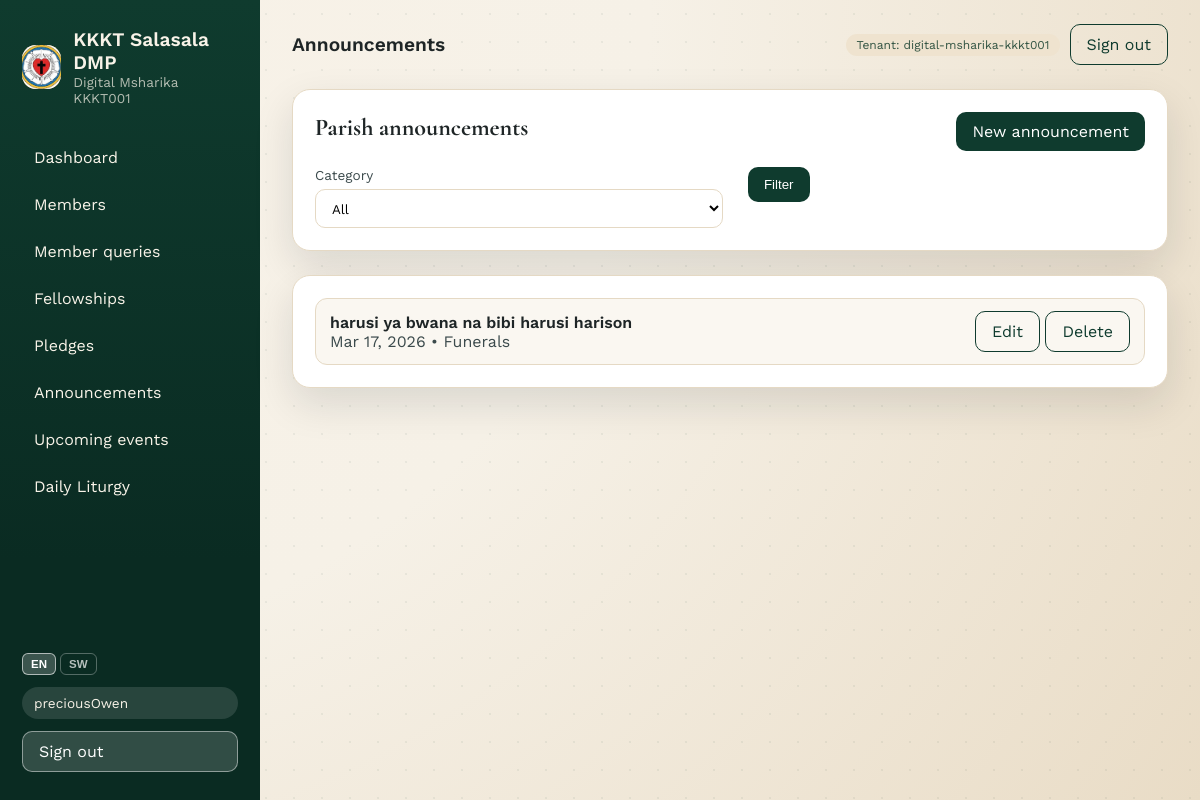
/content/announcements/ (signed in), run on the app's committed database.
### tenants/models.py (models this page shows, shortened)
class Tenant(models.Model):
	name = models.CharField(max_length=200)
	slug = models.SlugField(unique=True)
	is_active = models.BooleanField(default=True)
	created_at = models.DateTimeField(auto_now_add=True)
	class Meta:
		ordering = ["name"]

### content_app/models.py (models this page shows, shortened)
class Announcement(TenantAwareModel):
	CATEGORY_CHOICES = [
		("wedding", "Wedding Bans"),
		("funeral", "Funerals"),
		("general", "General"),
	]
	title = models.CharField(max_length=200)
	content = models.TextField()
	category = models.CharField(max_length=20, choices=CATEGORY_CHOICES)
	published_at = models.DateTimeField(auto_now_add=True)
	is_active = models.BooleanField(default=True)
	class Meta:
		ordering = ["-published_at"]

### content_app/views.py (the view)
# urls.py: path("announcements/", views.AnnouncementListView.as_view(), name="announcements"),
class AnnouncementListView(TenantMixin, ListView):
    model = Announcement
    template_name = "content_app/announcements.html"
    context_object_name = "announcements"
    def get_queryset(self):
        qs = super().get_queryset()
        category = self.request.GET.get("category", "")
        if category:
            qs = qs.filter(category=category)
        return qs
    def get_context_data(self, **kwargs):
        ctx = super().get_context_data(**kwargs)
        ctx["selected_category"] = self.request.GET.get("category", "")
        ctx["categories"] = Announcement.CATEGORY_CHOICES
        return ctx

### content_app/views.py (called while the page is built)
    def get_tenant(self):
        return getattr(self.request, "tenant", None)

    def get_queryset(self):
        qs = super().get_queryset()
        tenant = self.get_tenant()
        if tenant is None:
            return qs.none()
        return qs.filter(tenant=tenant)

### tenants/context_processors.py (called while the page is built)
def pending_applications(request):
    user = getattr(request, "user", None)
    tenant = getattr(request, "tenant", None)
    if not user or not user.is_authenticated or tenant is None:
        return {"pending_applications_count": 0}
    if not (user.is_superuser or user.id == 1):
        return {"pending_applications_count": 0}
    count = MemberApplication.objects.filter(
        tenant=tenant,
        status=MemberApplication.STATUS_PENDING,
    ).count()
    return {"pending_applications_count": count}

### templates/content_app/announcements.html (shortened to what this page needs)
{% extends 'base.html' %}
{% load i18n %}
{% block header %}{% trans "Announcements" %}{% endblock %}
{% block content %}
<section class="card">
    <div class="card-head">
        <h2>{% trans "Parish announcements" %}</h2>
        {% if user.is_superuser or user.id == 1 %}
            <a class="btn" href="{% url 'content:announcement-add' %}">{% trans "New announcement" %}</a>
        {% endif %}
    </div>
    <form method="get" class="form">
        <div class="form-grid">
            <label>
                <span>{% trans "Category" %}</span>
                <select name="category">
                    <option value="">{% trans "All" %}</option>
                </select>
            </label>
            <div>
                <span>&nbsp;</span>
                <button class="btn" type="submit">{% trans "Filter" %}</button>
            </div>
        </div>
    </form>
</section>
<section class="card">
    <div class="list">
        {% for announcement in announcements %}
            <div class="list-item">
                <div>
                    <div class="list-title">{{ announcement.title }}</div>
                    <div class="muted">{{ announcement.published_at|date:'M d, Y' }} • {{ announcement.get_category_display }}</div>
                </div>
                <div>
                    {% if user.is_superuser or user.id == 1 %}
                        <a class="btn ghost" href="{% url 'content:announcement-update' announcement.pk %}">{% trans "Edit" %}</a>
                        <a class="btn ghost" href="{% url 'content:announcement-delete' announcement.pk %}">{% trans "Delete" %}</a>
                    {% endif %}
                </div>
            </div>
        {% empty %}
            <p class="muted">{% trans "No announcements published." %}</p>
        {% endfor %}
    </div>
</section>
{% endblock %}

### templates/base.html (shortened to what this page needs)
{% load static i18n %}
{% get_current_language as LANGUAGE_CODE %}
<!DOCTYPE html>
<html lang="{{ LANGUAGE_CODE }}">
<head>
    <link rel="stylesheet" href="{% static 'css/app.css' %}" />
</head>
<body>
    <div class="page">
        {% if not hide_sidebar %}
        <aside class="sidebar" id="sidebar">
            <div class="brand">
                <div class="brand-mark">
                    <img src="/media/logo/kkkt-logo.jpg" alt="KKKT Salasala DMP logo" />
                </div>
                <div>
                    <div class="brand-title">KKKT Salasala DMP</div>
                    {% if request.tenant %}
                        <div class="brand-sub">{{ request.tenant.name }}</div>
                    {% endif %}
                </div>
            </div>
            <nav class="nav">
                {% if user.is_authenticated and user.is_superuser or user.is_authenticated and user.id == 1 %}
                    <a href="{% url 'home' %}">{% trans "Dashboard" %}</a>
                    <a href="{% url 'members:list' %}">{% trans "Members" %}</a>
                    <a href="{% url 'members:applications' %}">
                        {% trans "Member queries" %}
                    </a>
                    <a href="{% url 'fellowships:list' %}">{% trans "Fellowships" %}</a>
                    <a href="{% url 'pledges:list' %}">{% trans "Pledges" %}</a>
                    <a href="{% url 'content:announcements' %}">{% trans "Announcements" %}</a>
                    <a href="{% url 'content:upcoming-events' %}">{% trans "Upcoming events" %}</a>
                    <a href="{% url 'content:liturgy' %}">{% trans "Daily Liturgy" %}</a>
                {% endif %}
            </nav>
            <div class="sidebar-footer">
                <form action="{% url 'set_language' %}" method="post" class="lang-sw">
                    <button name="language" value="en" type="submit" class="lang-btn{% if LANGUAGE_CODE == 'en' %} active{% endif %}">EN</button>
                    <button name="language" value="sw" type="submit" class="lang-btn{% if LANGUAGE_CODE == 'sw' %} active{% endif %}">SW</button>
                </form>
                {% if user.is_authenticated %}
                    <div class="user-pill">{{ user.username }}</div>
                    <a class="btn ghost" href="{% url 'logout' %}">{% trans "Sign out" %}</a>
                {% else %}
                    <a class="btn" href="{% url 'login' %}">{% trans "Sign in" %}</a>
                {% endif %}
            </div>
        </aside>
        {% endif %}
        <div class="content">
            <header class="topbar">
                <div class="topbar-title">{% block header %}{% trans "Welcome" %}{% endblock %}</div>
                <div class="topbar-actions">
                    {% if request.tenant %}
                        <span class="badge">{% trans "Tenant" %}: {{ request.tenant.slug }}</span>
                    {% endif %}
                    {% if user.is_authenticated %}
                        <a class="btn ghost" href="{% url 'logout' %}">{% trans "Sign out" %}</a>
                    {% endif %}
                </div>
            </header>
            <main class="main">
                {% block content %}{% endblock %}
            </main>
        </div>
    </div>
</body>
</html>

### static/css/app.css (style rules this page uses)
:root { --ink: #1e2526; --ink-soft: #3b4a4c; --parchment: #f6f1e7; --sand: #efe3cf; --forest: #0f3b2e; --olive: #325443; --gold: #c7a35b; --rose: #f4d7c9; --card: #ffffff; --border: #e5d9c4; --shadow: 0 16px 40px rgba(18, 28, 29, 0.12); }
* { box-sizing: border-box; }
img, video, iframe { max-width: 100%; height: auto; }
body { margin: 0; font-family: "Work Sans", "Segoe UI", sans-serif; color: var(--ink); background: radial-gradient(circle at top left, #f8f2e8 0%, var(--parchment) 45%, #e9dcc6 100%); min-height: 100vh; }
body::before { content: ""; position: fixed; inset: 0; background-image: radial-gradient(rgba(15, 59, 46, 0.06) 1px, transparent 0); background-size: 28px 28px; pointer-events: none; z-index: 0; }
h1, h2, h3 { font-family: "Cormorant Garamond", "Times New Roman", serif; margin: 0 0 0.5rem 0; }
a { color: inherit; text-decoration: none; }
.page { display: flex; min-height: 100vh; position: relative; z-index: 1; width: 100%; max-width: 100vw; overflow-x: hidden; }
.sidebar { width: 260px; background: linear-gradient(180deg, var(--forest), #0a2b22 70%); color: #f8f3e8; padding: 28px 22px; display: flex; flex-direction: column; gap: 32px; }
.brand { display: flex; gap: 12px; align-items: center; }
.brand-mark { width: 44px; height: 44px; border-radius: 14px; background: var(--gold); color: #231b0f; font-weight: 700; display: grid; place-items: center; overflow: hidden; }
.brand-mark img { width: 100%; height: 100%; object-fit: cover; display: block; }
.brand-title { font-size: 1.2rem; font-weight: 600; }
.brand-sub { font-size: 0.85rem; opacity: 0.7; }
.nav { display: flex; flex-direction: column; gap: 8px; }
.nav a { padding: 10px 12px; border-radius: 12px; transition: all 0.2s ease; }
.sidebar-footer { margin-top: auto; display: flex; flex-direction: column; gap: 12px; }
.user-pill { background: rgba(255, 255, 255, 0.12); padding: 8px 12px; border-radius: 999px; font-size: 0.85rem; }
.content { flex: 1; padding: 24px 32px 48px; min-width: 0; max-width: 100%; }
.topbar { display: flex; align-items: center; justify-content: space-between; gap: 16px; margin-bottom: 24px; }
.topbar-title { font-size: 1.2rem; font-weight: 600; }
.topbar-actions { display: flex; align-items: center; gap: 10px; flex-wrap: wrap; justify-content: flex-end; }
.main { display: flex; flex-direction: column; gap: 24px; }
.card { background: var(--card); border-radius: 18px; padding: 22px; border: 1px solid var(--border); box-shadow: var(--shadow); overflow-wrap: anywhere; }
.card-head { display: flex; align-items: center; justify-content: space-between; margin-bottom: 16px; }
.badge { background: var(--sand); color: var(--olive); padding: 4px 10px; border-radius: 999px; font-size: 0.75rem; }
.btn { background: var(--forest); color: #fff; padding: 10px 16px; border-radius: 10px; border: none; cursor: pointer; display: inline-block; transition: transform 0.2s ease, box-shadow 0.2s ease; }
.btn.ghost { background: transparent; color: var(--forest); border: 1px solid var(--forest); }
.sidebar .btn.ghost { background: rgba(255, 255, 255, 0.16); color: #fff; border-color: rgba(255, 255, 255, 0.45); }
.list { display: flex; flex-direction: column; gap: 12px; }
.list-item { display: flex; justify-content: space-between; align-items: center; padding: 12px 14px; border-radius: 12px; background: #faf7f1; border: 1px solid var(--border); overflow-wrap: anywhere; }
.list-title { font-weight: 600; }
.muted { color: var(--ink-soft); }
.form { display: flex; flex-direction: column; gap: 16px; }
.form-grid { display: grid; gap: 14px; grid-template-columns: repeat(2, minmax(220px, 1fr)); }
label span { display: block; font-size: 0.85rem; margin-bottom: 6px; color: var(--ink-soft); }
input, select, textarea { width: 100%; padding: 10px 12px; border-radius: 10px; border: 1px solid var(--border); background: #fff; font-family: inherit; }

### templates/base.html (style rules this page uses)
.lang-sw { display:flex; gap:4px; }
.lang-btn { background:transparent; border:1px solid rgba(255,255,255,.3); color:rgba(255,255,255,.7); border-radius:6px; padding:4px 8px; font-size:.72rem; font-weight:600; cursor:pointer; transition:all .2s; }
.lang-btn:hover, .lang-btn.active { background:rgba(255,255,255,.2); color:#fff; border-color:rgba(255,255,255,.6); }

### data on the page
Tenant: tenant.name "Digital Msharika KKKT001", tenant.slug "digital-msharika-kkkt001"
Announcement: title "harusi ya bwana na bibi harusi harison", published_at "Mar 17, 2026", category "Funerals"

### other printed values
{{ user.username }} "preciousOwen"
